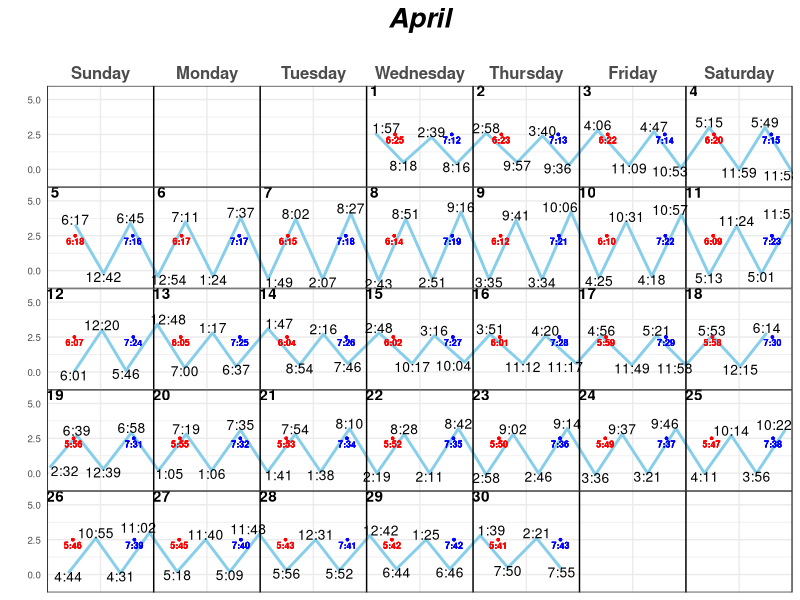
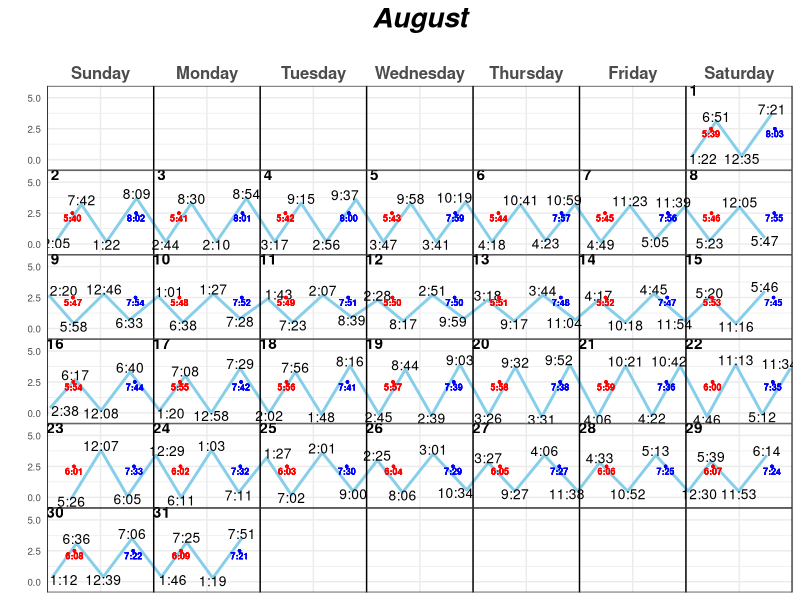
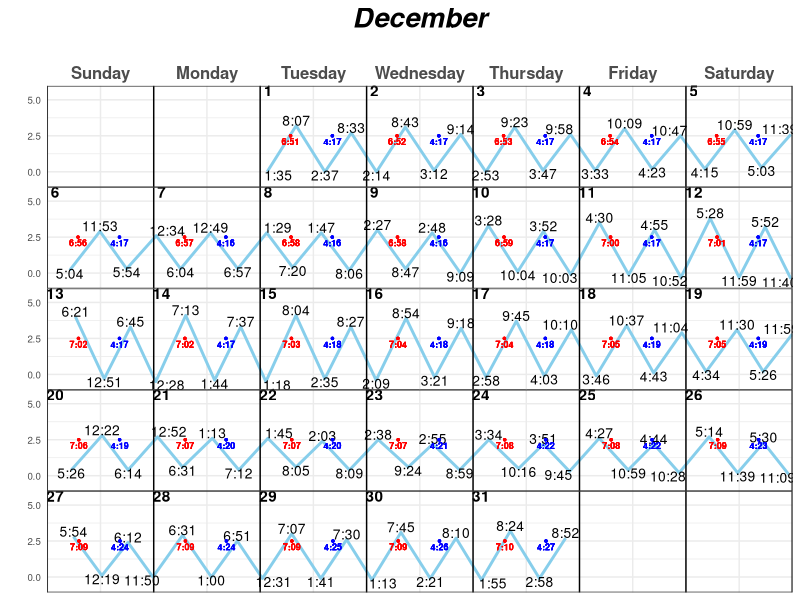
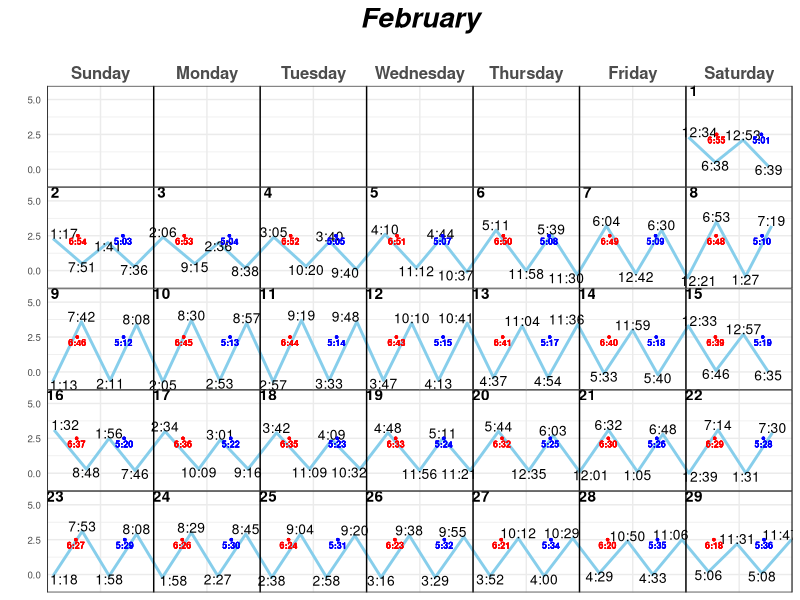
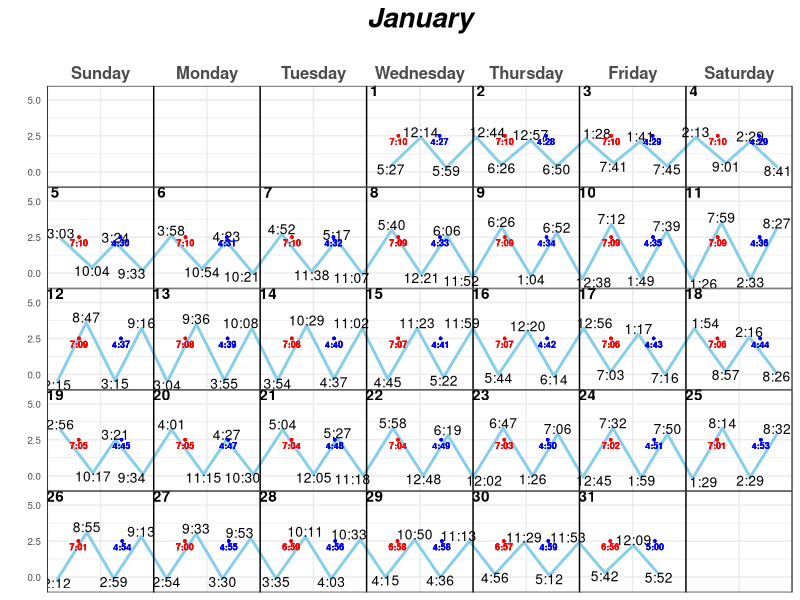
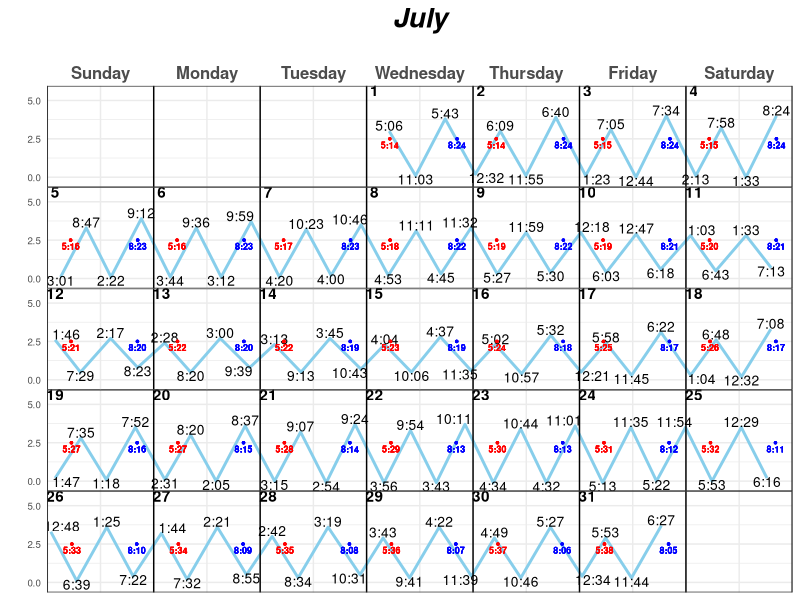
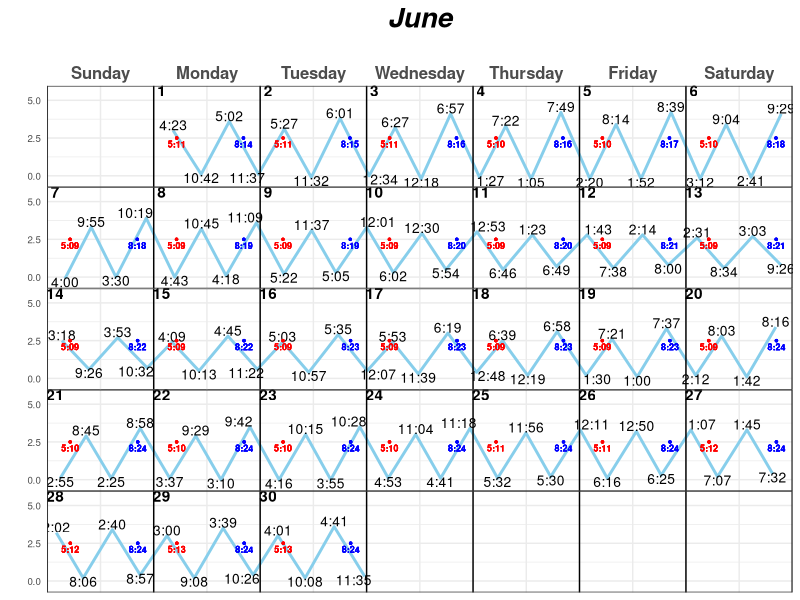
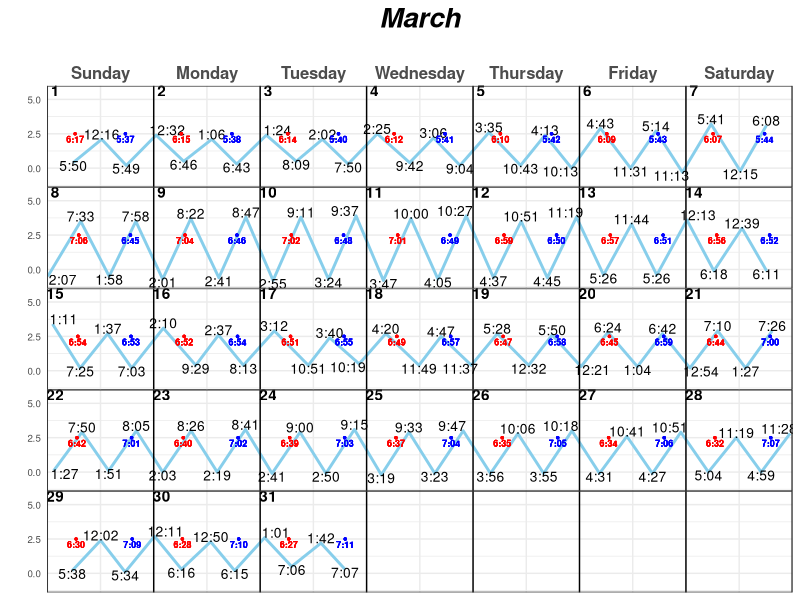

Write R code to recreate these figures, in order. (Note: this script raises an error after producing the figures.)
## ---- chunk 1
library(dplyr)
library(chron)
library(ggplot2)
library(tidyr)
library(ggthemes)
library(lubridate)
## ---- chunk 2
year = '2020'
location = 'westport-harbor-ma'
dir.create(paste("Output",year,'-',location,sep=""))
## ---- chunk 3
tide = read.csv('tide-chart-westport-harbor-ma-2020.csv')
tide$fullDate = paste(tide$Month,'-',tide$Date,'-2020',sep = '')
tide$fullDate = as.Date(tide$fullDate,format='%B-%d-%Y')
names(tide)
## ---- chunk 4
# gather times and heights into two columns
hi1 =  tide[c(1:5,12:13)]
hi2 = tide[c(1:3,6,7,12:13)]
low1 = tide[c(1:3,8,9,12:13)]
low2 = tide[c(1:3,10,11,12:13)]


hi1 = hi1 %>% gather(key="tide",value="time",4)
hi2 = hi2 %>% gather(key="tide",value="time",4)
low1 =low1 %>% gather(key="tide",value="time",4)
low2 =low2 %>% gather(key="tide",value="time",4)

dfnames = c("Month","Date","Day","Height","Sunrise","Sunset","Tide","Time")
names(hi1)=dfnames;names(hi2)=dfnames;names(low1)=dfnames;names(low2)=dfnames

tides = rbind(hi1,hi2,low1,low2)

tides = tides %>% filter(!is.na(Time) & Time!="")
tides = tides[order(tides$Date),]
tides = tides[order(tides$Month),]
tides$Height = as.numeric(as.character(tides$Height))

#fix when there are two AM tides or two PM tides
for (row in 1:nrow(tides)) {
  if (grepl('[AP]M',tides[row,]$Time)){
    if (tides[row,]$Tide =='low_1'){
      tides[row,]$Tide ='low_2'
    }
    else if (tides[row,]$Tide =='low_2'){
      tides[row,]$Tide ='low_1'
    }
    else if (tides[row,]$Tide =='high_2'){
      tides[row,]$Tide ='high_1'
    }
    else if (tides[row,]$Tide =='high_1'){
      tides[row,]$Tide ='low_2'
    }
    tides[row,]$Time = gsub('\\s[AP]M','',tides[row,]$Time)
  }
}


tides = tides %>% mutate(day_num = ifelse(Day=='Sun',0,
                                 ifelse(Day=='Mon',1,
                                        ifelse(Day=='Tue',2,
                                               ifelse(Day=='Wed',3,
                                                      ifelse(Day=='Thu',4,
                                                             ifelse(Day=='Fri',5,
                                                                    ifelse(Day=='Sat',6,9))))))))
week_num = 1
current_day_num = tides$day_num[1]
for (row in 1:nrow(tides)) {
  if (tides$day_num[row]==0 & tides$day_num[row]!=current_day_num) {
    week_num = week_num+1
  }
  tides$week_num[row] = week_num
  current_day_num = tides$day_num[row]
}

## ---- chunk 5
# create x coordinate
# convert the dates into 24 hour periods
tides = tides %>% mutate(mins = as.double(hm(Time))/3600)
tides = tides %>% mutate(mins = ifelse(Tide=="high_1"& mins>=12,mins-12,mins))
tides = tides %>% mutate(mins = ifelse(Tide=="low_1"& mins>=12,mins-12,mins))
tides = tides %>% mutate(mins = ifelse(Tide=="high_2"&mins<12,mins+12,mins))
tides = tides %>% mutate(mins = ifelse(Tide=="low_2" &mins<12,mins+12,mins))
tides = tides %>% mutate(mins = day_num*24+mins)
## ---- chunk 6
# convert sunrise to hours
tides = tides %>% mutate(risemins = as.double(hm(Sunrise))/3600)
tides = tides %>% mutate(risemins = day_num*24+risemins)

#convert sunset to hours
tides = tides %>% mutate(setmins = as.double(hm(Sunset))/3600+12)
tides = tides %>% mutate(setmins = day_num*24+setmins)
## ---- chunk 7
tides$fullDate = paste(tides$Month,'-',tides$Date,'-2020',sep = '')
tides$fullDate = as.Date(tides$fullDate,format='%B-%d-%Y')
## ---- chunk 8
dow = c('Sunday','Monday','Tuesday','Wednesday','Thursday','Friday','Saturday')

# adjustments to text coordinates to dodge lines and boundaries
tides = tides %>% mutate(newheight = Height + ifelse(Height>2,.35,-.25))
tides = tides %>% mutate(newmins = ifelse(mins%%24<2,mins+2.5,
                                                 ifelse(mins%%24>21.5,mins-2.5,mins)))


month="January"

#uncomment for loop to save all graphs (don't forget to uncomment bracket)
for(month in sort(unique(tides$Month))) {
  print(month)
wave = tides %>% filter(!is.na(mins)) %>% filter(Month==month)


# make the calendar
cal= wave %>% ggplot(aes(x=mins,y=Height)) +
  geom_line(size=1,col='skyblue') +
  theme_bw()+
  theme(legend.position = 'none')+
  xlab('')+ ylab('') +
  ggtitle(month)+
  ylim(-1.5,6.5)+ xlim(0,169)+
  facet_grid(week_num ~ .) +
  theme(panel.spacing = unit(0, "lines"), strip.background = element_blank(), 
        strip.text = element_blank(),axis.ticks = element_blank(), 
        axis.text.x=element_text(size=12,face='bold'), axis.text.y=element_text(size=7),
        plot.title = element_text(hjust=.5,size=20, face="bold.italic"))
  
  

# add lines
cal = cal +
  geom_vline(xintercept=0)+
  geom_vline(xintercept=24)+
  geom_vline(xintercept=48)+
  geom_vline(xintercept=72)+
  geom_vline(xintercept=96)+
  geom_vline(xintercept=120)+
  geom_vline(xintercept=144)+
  geom_vline(xintercept=168)
  

#make numbers for the calendar squares
labels = sort(unique(wave$Date))
xs = (wave %>% group_by(Date)%>% slice(which.min(mins))%>% dplyr::summarise(x = floor(mins/24)*24+1.8))$x
ys = rep(5.65,length(labels))


# add labels
cal =cal + scale_x_continuous(breaks=seq(12,168,24),labels=dow,expand= c(0,0),position='top') + 
  scale_y_continuous(breaks=c(0,2.5,5)) +
  geom_text(aes(x=newmins,y=newheight,label=Time),size=3.5) +
  geom_text(data=wave %>% group_by(Date)%>% slice(which.min(mins)),
            aes(xs,ys,label=labels),fontface="bold")

cal = cal + geom_point(aes(x=risemins,y=2.5), col='red',size=.5) + 
  geom_point(aes(x=setmins,y=2.5), col='blue',size=.5)+
  geom_text(aes(x=risemins,y=2.1,label=Sunrise), col='red',size=2.25, fontface='bold')+
  geom_text(aes(x=setmins,y=2.1,label=Sunset), col='blue',size=2.25, fontface='bold')
  
# saves each calendar
ggsave(paste0("Output",year,'-',location,"/Cal_", month,".png"), cal,width = 10,height=7)

cal
}


  #geom_text(x=(subset(tides,Height>3))$xcoord,y=(subset(tides,Height>3))$Height,label=(subset(tides,Height>3))$Time,position=position_dodge(width = 1))
  
# calculate a spline to use as smooth curve
#spline_int = as.data.frame(spline(tides$mins, tides$Height))
#geom_smooth(method = "loess", span = .2, se = FALSE) +
## ---- chunk 9
write.csv(tides,paste0("Output",year,location,"/tides.csv"))
